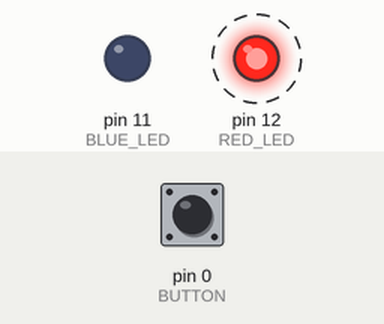
A sketch run on a simulated Arduino Uno, built with avr-gcc and run on an emulated ATmega328P. On the bench: output pins drawn as LEDs (lit = HIGH). Dashed ring = blinking. The inputs (shaded band) are chosen by the test bench; at power-on: pin 0 (BUTTON) HIGH.

Above: at 1.2 s.
1.3 s: pin 0 (BUTTON) pulled LOW for 0.15 s
At 1.37 s:
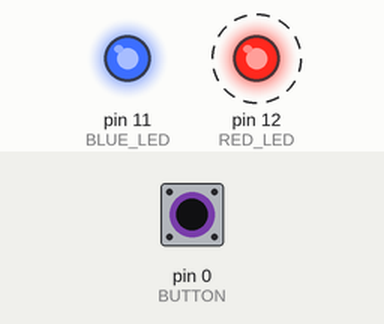
4.3 s: pin 0 (BUTTON) pulled LOW for 1 s
At 6.7 s:
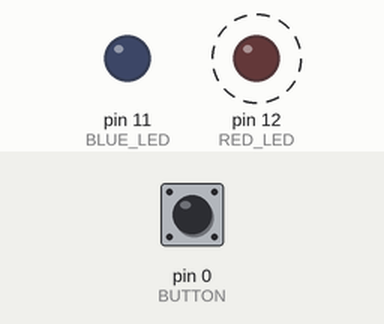
7.3 s: pin 0 (BUTTON) pulled LOW for 3.2 s
At 8.8 s:
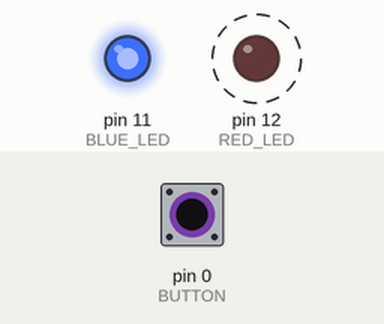
Timing chart, 0 to 18.0 s (numbered marks = the images above; inputs shaded):
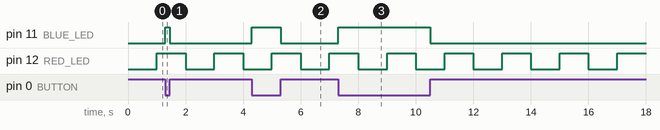

The sketch:

exercise1.ino
```cpp
// File: exercise1.ino

/*
 * WP5 - Exercise 1
 * John Dickson, Oliver Hansson, Sebastian Vingård Larsson
 * 2026-03-XX
 * group: 27
 * Submission code: XXXXXX
 */

// macros
#define RED_LED 12
#define BLUE_LED 11
#define BUTTON 0

#define INTERVAL 1000 // time in ms

// global variables
unsigned long g_lastBlink;
bool g_redLedOn;
bool g_blueLedOn;

void setup() {
  // init pins and their pin modes
  pinMode(RED_LED, OUTPUT);
  pinMode(BLUE_LED, OUTPUT);
  pinMode(BUTTON, INPUT_PULLUP); // INPUT_PULLUP to avoid noise to mess with the signal

  // init global variables
  g_lastBlink = millis();
  g_redLedOn = g_blueLedOn = false;
}

// main program loop
void loop() {
  // get the current time in millis
  unsigned long now;

  // if the current time minus the time of last blink is larger-or-equal
  // to the defined interval, enter if-block
  if ((now = millis()) - g_lastBlink >= INTERVAL) {
    g_lastBlink = now; // set last blink to now
    digitalWrite(RED_LED, (g_redLedOn = !g_redLedOn)); // turn the red LED on/off
  }

  // if the button is pressed, turn on the blue LED, else turn it off
  digitalWrite(BLUE_LED, !digitalRead(BUTTON) ? HIGH : LOW);
}
```

Measured:
- after the input at 1.3 s, pin 11 (BLUE_LED): LOW → HIGH at once, → LOW 0.15 s later
- after the input at 4.3 s, pin 11 (BLUE_LED): LOW → HIGH at once, → LOW 1.0 s later
- after the input at 7.3 s, pin 11 (BLUE_LED): LOW → HIGH at once, → LOW 3.2 s later
- by itself, pin 12 (RED_LED): alternates HIGH for 1.0 s and LOW for 1.0 s
